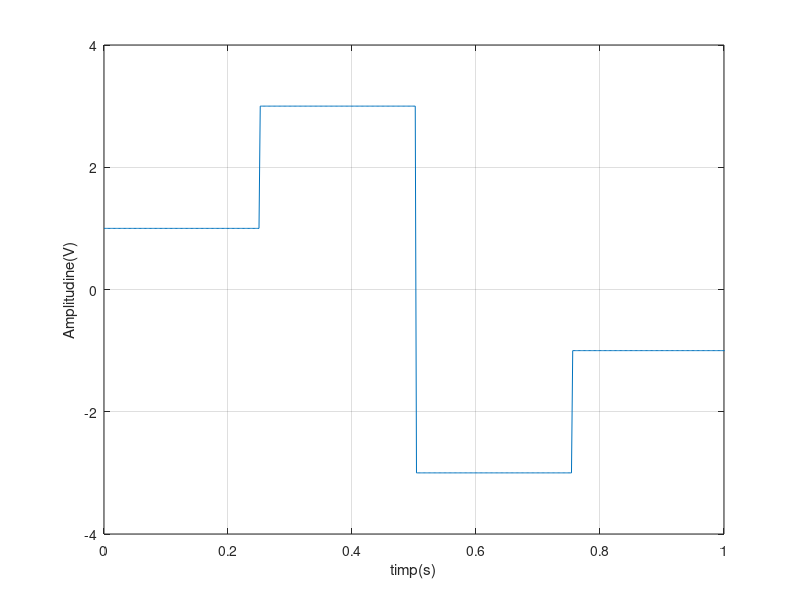

This chart was generated by the following MATLAB code:
%Rezolutie temporara 2ms.

t=0:0.002:1.006;%variabila timp necesara pentru a afisa 4 nivele aleatoare

i=1;%contor

n=[-3,-1,1,3] ; %nivelele semnalului

Position=randi(length(n)); %cu functia randi extrag o pozitie aleatoare din n

Level=n(Position);%nivel_aleator ia valoarea din pozitia extrasa

vector_1=zeros(1,126); %t=0:0.002:0.25, de la 0 la 0.25 cu pasul de 0.002 sunt 126



for i=1:1:126  

    vector_1(i)=Level;  %umplu primul vector cu un nivel aleator

end

   

vector_2=zeros(1,126);

Position=randi(length(n));

Level=n(Position);

for i=1:1:126

    vector_2(i)=Level; %umplu al doi-lea vector cu un nivel aleator

end



vector_3=zeros(1,126);

Position=randi(length(n));

Level=n(Position);

for i=1:1:126

     vector_3(i)=Level;%umplu al trei-lea vector cu un nivel aleator

end



vector_4=zeros(1,126);

Position=randi(length(n));

Level=n(Position);



for i=1:1:126

    vector_4(i)=Level;%umplu al patru-lea vector cu un nivel aleator

end

Vector=[vector_1,vector_2,vector_3,vector_4];

plot(t,Vector),grid,axis([0 1 -4 4]),xlabel('timp(s)'),

ylabel('Amplitudine(V)');%afisez V=f(t)